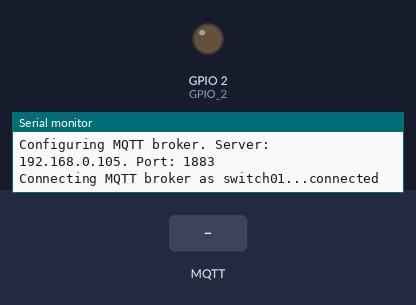
The sketch below on a simulated ESP8266 (NodeMCU). Parts: output pins drawn as LEDs (lit = HIGH), the last lines printed to the serial monitor. The test bench sets the inputs (shaded band). WiFi joins after 1.5 s; servers stay silent unless stated; storage starts empty; no MQTT or app messages arrive unless stated.

Above: at 3.2 s.
3.3 s: MQTT message "1" arrives on the first subscribed topic
4.8 s: MQTT message "0" arrives on the first subscribed topic
At 5.3 s:
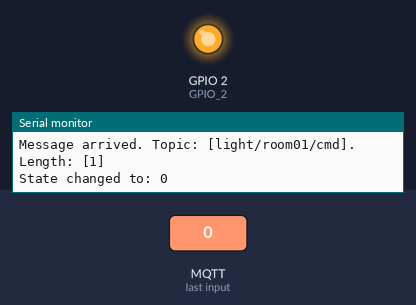
Timing chart, 0 to 7.8 s (numbered marks = the images above; inputs shaded):
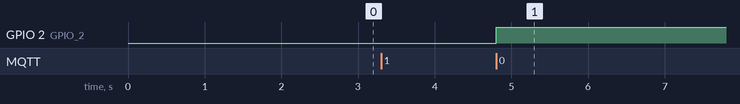

The sketch:

main.ino
```cpp
#include <FS.h>                   //this needs to be first, or it all crashes and burns...

#include <ESP8266WiFi.h>          //https://github.com/esp8266/Arduino
#include <DNSServer.h>
#include <ESP8266WebServer.h>
#include <WiFiManager.h>          //https://github.com/tzapu/WiFiManager

#include <PubSubClient.h>
#include <ArduinoJson.h>          //https://github.com/bblanchon/ArduinoJson

/* Config topics */
char mqttServer[16]   = "192.168.0.105";
char mqttPort[6]      = "1883";
char domain[21]       = "MyHome";
char name[21]         = "switch01";
char location[21]     = "roomFront";
char type[21]         = "Switch";

const uint8_t GPIO_2  = 2;

//flag for saving data
bool shouldSaveConfig = false;

WiFiClient espClient;
PubSubClient mqttClient(espClient);

void setup() {
  Serial.begin(115200);
  delay(500);
  Serial.println("\nSetup started");
  //clean FS, for testing
  // SPIFFS.format();
  //read configuration from FS json
  Serial.println("mounting FS...");
  loadConfig();
  //end read

  // The extra parameters to be configured (can be either global or just in the setup)
  // After connecting, parameter.getValue() will get you the configured value
  // id/name placeholder/prompt default length
  WiFiManagerParameter mqttServerParam("server", "MQTT Server", mqttServer, 16);
  WiFiManagerParameter mqttPortParam("port", "MQTT Port", mqttPort, 6);
  WiFiManagerParameter domainParam("domain", "Module domain", domain, 21);
  WiFiManagerParameter nameParam("name", "Module name", name, 21);
  WiFiManagerParameter locationParam("location", "Module location", location, 21);
  WiFiManagerParameter typeParam("type", "Module type", type, 21);

  //Local intialization. Once its business is done, there is no need to keep it around
  WiFiManager wifiManager;

  //set config save notify callback
  wifiManager.setSaveConfigCallback(saveConfigCallback);
  wifiManager.setStationName(name);
  //set static ip
  //wifiManager.setSTAStaticIPConfig(IPAddress(10,0,1,99), IPAddress(10,0,1,1), IPAddress(255,255,255,0));

  //add all your parameters here
  wifiManager.addParameter(&mqttServerParam);
  wifiManager.addParameter(&mqttPortParam);
  wifiManager.addParameter(&domainParam);
  wifiManager.addParameter(&nameParam);
  wifiManager.addParameter(&locationParam);
  wifiManager.addParameter(&typeParam);

  //reset settings - for testing
  // wifiManager.resetSettings();

  //set minimum quality of signal so it ignores AP's under that quality
  //defaults to 8%
  wifiManager.setMinimumSignalQuality(20);

  //sets timeout until configuration portal gets turned off useful to make it all
  //retry or go to sleep in seconds wifiManager.setTimeout(120);

  //fetches ssid and pass and tries to connect, if it does not connect it starts an
  //access point with the specified name here  "AutoConnectAP" and goes into a
  //blocking loop awaiting configuration
  if (!wifiManager.autoConnect("ESP Module AP", "12345678")) {
    Serial.println("failed to connect and hit timeout");
    delay(3000);
    //reset and try again, or maybe put it to deep sleep
    ESP.reset();
    delay(5000);
  }

  //if you get here you have connected to the WiFi
  Serial.println("Connected to wifi network");

  //read updated parameters
  strcpy(mqttServer, mqttServerParam.getValue());
  strcpy(mqttPort, mqttPortParam.getValue());
  strcpy(domain, domainParam.getValue());
  strcpy(name, nameParam.getValue());
  strcpy(location, locationParam.getValue());
  strcpy(type, typeParam.getValue());

  //save the custom parameters to FS
  if (shouldSaveConfig) {
    Serial.println("saving config");
    DynamicJsonBuffer jsonBuffer;
    JsonObject& json = jsonBuffer.createObject();
    json["mqtt_server"] = mqttServer;
    json["mqtt_port"] = mqttPort;
    json["domain"] = domain;
    json["name"] = name;
    json["location"] = location;
    json["type"] = type;
    File configFile = SPIFFS.open("/config.json", "w");
    if (!configFile) {
      Serial.println("failed to open config file for writing");
    }
    json.printTo(Serial);
    json.printTo(configFile);
    configFile.close();
    //end save
  }
  Serial.println("local ip");
  Serial.println(WiFi.localIP());
  Serial.printf("Configuring MQTT broker. Server: %s. Port: %s\n", mqttServer, mqttPort);
  String port = String(mqttPort);
  mqttClient.setServer(mqttServer, (uint16_t) port.toInt());
  mqttClient.setCallback(callback);
  pinMode(GPIO_2, OUTPUT);
}

void loop() {
  moduleRun();
}

void loadConfig() {
  if (SPIFFS.begin()) {
    Serial.println("mounted file system");
    if (SPIFFS.exists("/config.json")) {
      //file exists, reading and loading
      Serial.println("reading config file");
      File configFile = SPIFFS.open("/config.json", "r");
      if (configFile) {
        Serial.println("opened config file");
        size_t size = configFile.size();
        // Allocate a buffer to store contents of the file.
        std::unique_ptr<char[]> buf(new char[size]);
        configFile.readBytes(buf.get(), size);
        DynamicJsonBuffer jsonBuffer;
        JsonObject& json = jsonBuffer.parseObject(buf.get());
        json.printTo(Serial);
        if (json.success()) {
          Serial.println("\nparsed json");
          strcpy(mqttServer, json["mqtt_server"]);
          strcpy(mqttPort, json["mqtt_port"]);
          strcpy(domain, json["domain"]);
          strcpy(name, json["name"]);
          strcpy(location, json["location"]);
          strcpy(type, json["type"]);
        } else {
          Serial.println("failed to load json config");
        }
      }
    } else {
      Serial.println("no config file found");
    }
  } else {
    Serial.println("failed to mount FS");
  }
}

/** callback notifying the need to save config */
void saveConfigCallback () {
  Serial.println("Should save config");
  shouldSaveConfig = true;
}
```

switch.ino
```cpp
/* Possible switch states */
const uint8_t STATE_OFF     = 0;
const uint8_t STATE_ON      = 1;
const uint8_t STATE_INVALID = 9;

uint8_t currSwitchState = STATE_OFF;

long nextBrokerConnAtte = 0;

void moduleRun () {
  if (!mqttClient.connected()) {
    connectBroker();
  }
  mqttClient.loop();
}

void callback(char* topic, unsigned char* payload, unsigned int length) {
  int state;
  if (STATE_INVALID == (state = translateMessage(topic, payload, length))) {
    Serial.printf("Invalid state [%s]\n", state);
    return;
  }
  updateSwitchState(state);
  publishSwitchState();
}

void publishSwitchState () {
    switch (currSwitchState) {
      case STATE_OFF:
        mqttClient.publish(getStateTopic(), "0");
        return;
      case STATE_ON:
        mqttClient.publish(getStateTopic(), "1");
        return;
      default: return;
    }
}

uint8_t translateMessage (char* topic, unsigned char* payload, unsigned int length) {
  Serial.printf("Message arrived. Topic: [%s]. Length: [%d]\n", topic, length);
  if (length != 1 || !payload) {
    Serial.printf("Invalid payload. Ignoring: %s\n", payload);
    return STATE_INVALID;
  }
  if (!isDigit(payload[0])) {
      Serial.printf("Invalid payload format. Ignoring: %s\n", payload);
      return STATE_INVALID;
  }
  return payload[0] == '1' ? STATE_ON : payload[0] == '0' ? STATE_OFF : STATE_INVALID;
}

void updateSwitchState (unsigned int state) {
  if (currSwitchState == state) {
    Serial.println("No state change detected. Ignoring.");
    return;
  }
  currSwitchState = state;
  switch (state) {
    case STATE_OFF:
      // Turn the LED OFF (Note that HIGH is the voltage level but actually the LED is OFF
      // This is because it is acive low on the ESP-01)
      digitalWrite(GPIO_2, HIGH);
      break;
    case STATE_ON:
      digitalWrite(GPIO_2, LOW);
      break;
    default:
      break;
  }
  Serial.printf("State changed to: %d\n", currSwitchState);
}

void connectBroker() {
  if (nextBrokerConnAtte <= millis()) {
    nextBrokerConnAtte = millis() + 5000;
    Serial.printf("Connecting MQTT broker as %s...", name);
    if (mqttClient.connect(name)) {
      Serial.println("connected");
      mqttClient.subscribe(getCommandTopic());
    } else {
      Serial.print("failed, rc=");
      Serial.println(mqttClient.state());
    }
  }
}

const char* getCommandTopic() {
  return "light/room01/cmd";
}

const char* getStateTopic() {
  return "light/room01/state";
}
```

Measured:
- after the input at 4.8 s, GPIO 2 (GPIO_2): LOW → HIGH at once
